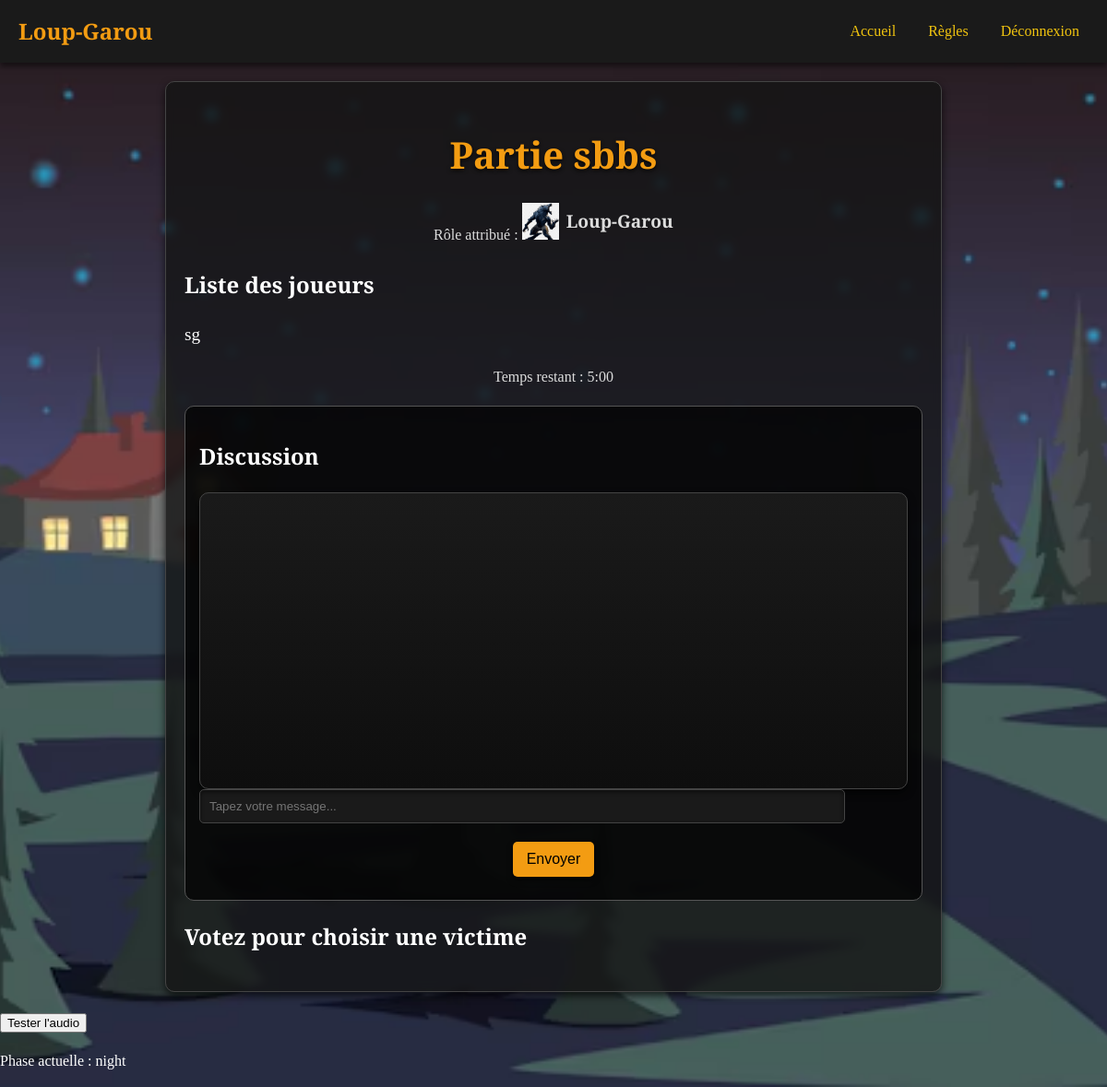
The app's page /game/8 (signed in) with its own data.
### database.py (models this page shows, shortened)
class Game(db.Model):
    id = db.Column(db.Integer, primary_key=True)
    name = db.Column(db.String(100), nullable=False)
    max_players = db.Column(db.Integer, nullable=False)
    created_by = db.Column(db.Integer, db.ForeignKey('user.id'), nullable=False)
    started = db.Column(db.Boolean, default=False)
    discussion_start_time = db.Column(db.DateTime, nullable=True)
    target_id = db.Column(
        db.Integer,
        db.ForeignKey('player.id', use_alter=True, name="fk_game_target_id"),
        nullable=True
    )
    current_phase = db.Column(db.String(50), default='night')
    phase_start_time = db.Column(db.DateTime, nullable=True)
    day_phase_duration = db.Column(db.Integer, default=300)
    night_phase_duration = db.Column(db.Integer, default=300)

class User(db.Model):
    id = db.Column(db.Integer, primary_key=True)
    username = db.Column(db.String(150), unique=True, nullable=False)
    email = db.Column(db.String(150), unique=True, nullable=False)
    password_hash = db.Column(db.String(200), nullable=False)

### app.py (the view)
@app.route('/game/<int:game_id>')
def game_page(game_id):
    game = Game.query.get(game_id)
    if not game:
        flash("Cette partie n'existe pas.", "danger")
        return redirect(url_for('home'))
    current_player = Player.query.filter_by(user_id=session['user_id'], game_id=game_id).first()
    if not current_player:
        flash("Vous n'êtes pas inscrit dans cette partie.", "danger")
        return redirect(url_for('join_game'))
    players = [
        {
            "id": player.id,
            "user_id": player.user_id,
            "username": player.user.username if player.user else "Utilisateur inconnu",
            "role": player.role,
            "eliminated": player.eliminated
        }
        for player in game.players
    ]
    roles = [
        {"player_id": player.user_id, "role": player.role}
        for player in game.players
    ]
    return render_template('game.html', game=game, players=players, roles=roles, player=current_player)

### templates/game.html (shortened to what this page needs)
<!DOCTYPE html>
<html lang="fr">
    <head>
        <link rel="stylesheet" href="{{ url_for('static', filename='css/style.css') }}">
    </head>
    <body id="game-body" class="{{ game.current_phase }}">
        <div class="navbar">
            <div class="logo">Loup-Garou</div>
            <div class="nav-links">
                <a href="/">Accueil</a>
                <a href="/rules" class="active">Règles</a>
                <a href="/logout">Déconnexion</a>
            </div>
        </div>
</head>
<body id="game-body" class="{{ game.current_phase }}">
    <div class="content">
        <h1>Partie {{ game.name }}</h1>
        <p>Rôle attribué :
            <span class="role-icon">
                {% if player.role == 'Loup-Garou' %}
                    <img src="{{ url_for('static', filename='images/werewolf.png') }}" alt="Loup-Garou" class="role-image">
                    Loup-Garou
                {% elif player.role == 'Voyante' %}
                    <img src="{{ url_for('static', filename='images/seer.png') }}" alt="Voyante" class="role-image">
                    Voyante
                {% elif player.role == 'Sorcière' %}
                    <img src="{{ url_for('static', filename='images/sorceress.png') }}" alt="Sorcière" class="role-image">
                    Sorcière
                {% elif player.role == 'Cupidon' %}
                    <img src="{{ url_for('static', filename='images/cupid.png') }}" alt="Cupidon" class="role-image">
                    Cupidon
                {% elif player.role == 'Fou' %}
                    <img src="{{ url_for('static', filename='images/fou.png') }}" alt="Fou" class="role-image">
                    Fou
                {% else %}
                    <img src="{{ url_for('static', filename='images/villager.png') }}" alt="Villageois" class="role-image">
                    Villageois
                {% endif %}
            </span>
        </p>
        <div id="players-list">
            <h2>Liste des joueurs</h2>
            <ul>
                {% for p in players %}
                <li class="player-item {% if p.eliminated %}eliminated{% endif %}">
                    {{ p.username }}
                </li>
                {% endfor %}
            </ul>
        </div>
        <p id="timer">Temps restant : 5:00</p>
        {% if not player.eliminated %}
        <div id="chat" class="chat-container">
            <h2>Discussion</h2>
            {% if game.current_phase == 'night' and player.role == "Loup-Garou" %}
                <div id="messages" class="messages-container">
                </div>
                <input type="text" id="message-box" placeholder="Tapez votre message..." class="message-input">
                <button id="send" class="auth-button">Envoyer</button>
            {% elif game.current_phase == 'night' %}
                <p>Le chat est désactivé pour les non-Loups-Garous pendant la nuit.</p>
            {% else %}
                <div id="messages" class="messages-container">
                </div>
                <input type="text" id="message-box" placeholder="Tapez votre message..." class="message-input">
                <button id="send" class="auth-button">Envoyer</button>
            {% endif %}
        </div>
        {% else %}
        <p>Vous êtes éliminé et ne pouvez plus participer à la discussion.</p>
        {% endif %}
        {% if player.role == 'Loup-Garou' and game.current_phase == 'night' %}
        <div id="werewolf-vote">
            <h2>Votez pour choisir une victime</h2>
        </div>
        {% endif %}
        </div>
        <button onclick="playAudioTest()">Tester l'audio</button>
    <p id="phase">Phase actuelle : {{ game.current_phase }}</p>
</body>
</html>

### static/css/style.css (style rules this page uses)
body { background-image: url("/static/images/village.jpeg"); background-size: cover; background-repeat: no-repeat; background-attachment: fixed; background-position: center; margin: 0; font-family: 'Cinzel', serif; line-height: 1.6; color: #e5e5e5; }
.navbar { display: flex; justify-content: space-between; align-items: center; background-color: #1a1a1a; color: #f1c40f; padding: 15px 20px; box-shadow: 0 4px 6px rgba(0, 0, 0, 0.5); }
.navbar .logo { font-size: 24px; font-weight: bold; color: #f39c12; }
.navbar .nav-links { display: flex; gap: 15px; }
.navbar .nav-links a { color: #f1c40f; text-decoration: none; padding: 5px 10px; border-radius: 5px; }
.content { margin: 20px auto; padding: 20px; width: 90%; max-width: 800px; background: rgba(20, 20, 20, 0.8); border: 1px solid #444; border-radius: 10px; box-shadow: 0 4px 8px rgba(0, 0, 0, 0.7); backdrop-filter: blur(5px); }
.content h1 { font-size: 2.5rem; margin-bottom: 20px; color: #f39c12; text-align: center; text-shadow: 0 2px 4px rgba(0, 0, 0, 0.8); }
.content p { font-size: 1rem; color: #ddd; line-height: 1.8; text-align: center; }
.content button { display: block; margin: 10px auto; padding: 10px 20px; font-size: 1rem; background: #f39c12; color: black; border: none; border-radius: 5px; cursor: pointer; box-shadow: 0 4px 6px rgba(0, 0, 0, 0.6); }
ul { list-style: none; padding: 0; }
li { margin-bottom: 10px; word-wrap: break-word; }
#chat { background: rgba(0, 0, 0, 0.7); padding: 15px; border-radius: 10px; border: 1px solid #555; }
#messages { height: 300px; overflow-y: auto; background: linear-gradient(180deg, #1a1a1a, #0e0e0e); color: #ddd; padding: 10px; border-radius: 10px; box-shadow: 0 4px 8px rgba(0, 0, 0, 0.6); border: 1px solid #444; }
#message-box { width: calc(100% - 90px); padding: 10px; margin-bottom: 10px; border: 1px solid #444; border-radius: 5px; background: #1a1a1a; color: #fff; box-shadow: inset 0 2px 4px rgba(0, 0, 0, 0.5); }
#send { padding: 10px 15px; background: #f39c12; color: black; border: none; border-radius: 5px; cursor: pointer; font-size: 1rem; box-shadow: 0 4px 6px rgba(0, 0, 0, 0.6); }
#werewolf-vote { display: block; }
body.night { background-image: url("/static/images/foret.jpeg"); background-size: cover; background-position: center; background-attachment: fixed; color: white; }

### templates/game.html (style rules this page uses)
.role-image { width: 40px; height: 40px; vertical-align: middle; margin-right: 8px; }
.role-icon { display: inline-flex; align-items: center; font-size: 1.2em; font-weight: bold; }
#players-list { margin-top: 20px; }
.player-item { font-size: 1.2rem; list-style: none; margin: 5px 0; }

### records on screen
Game: name "sbbs", current_phase "night"
User: username "sg"
